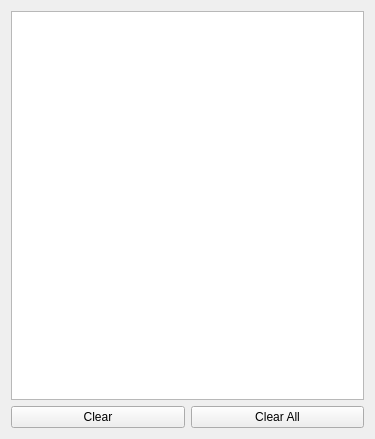
<?xml version="1.0" encoding="UTF-8"?>
<ui version="4.0">
 <class>Form</class>
 <widget class="QWidget" name="Form">
  <property name="geometry">
   <rect>
    <x>0</x>
    <y>0</y>
    <width>375</width>
    <height>439</height>
   </rect>
  </property>
  <property name="windowTitle">
   <string>Form</string>
  </property>
  <layout class="QGridLayout" name="gridLayout">
   <item row="0" column="0" colspan="2">
    <widget class="QListView" name="listWBM"/>
   </item>
   <item row="1" column="0">
    <widget class="QPushButton" name="btnBClr">
     <property name="text">
      <string>Clear</string>
     </property>
    </widget>
   </item>
   <item row="1" column="1">
    <widget class="QPushButton" name="btnBClrAll">
     <property name="text">
      <string>Clear All</string>
     </property>
    </widget>
   </item>
  </layout>
 </widget>
 <resources/>
 <connections/>
</ui>
